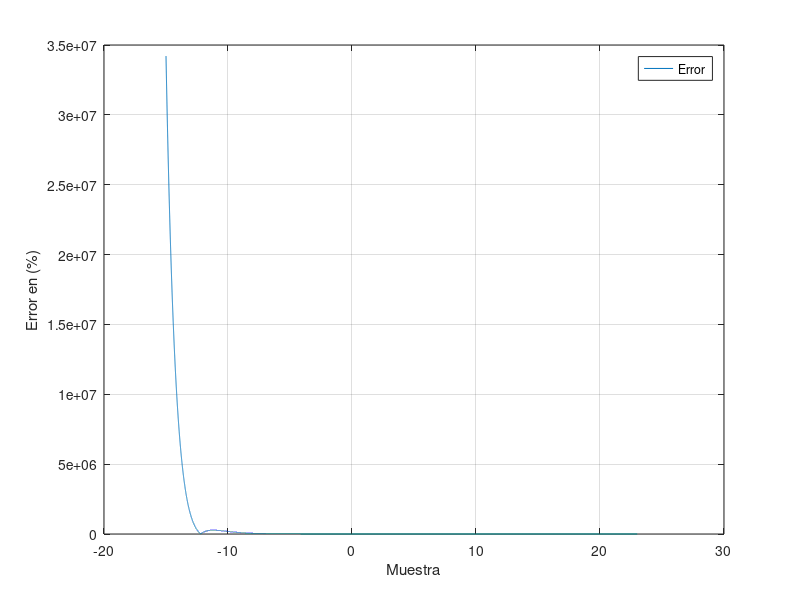

MATLAB code to generate this figure:
clear all; 
 clc;
  fprintf('Metodo de Regresion Lineal \n\n'); 
  %n=input('Numero de puntos: ');

  XX=importdata('RangoEntrada.txt');  
  YY=importdata('RangoSalida.txt'); 
  n = length(XX);
  
   for i=1:n 
      %x(1,i)=input('dame los valores de x: '); 
      x(1,i)=XX(i);
      y(1,i)=YY(i);
   end

      %for i=1:n 
      %  y(1,i)=input('dame los valores de y: '); 
     %end
    xoriginal=x;
    yoriginal=y;
 
 
    plot(x,y) 
      grid 
        xlabel('x');ylabel('y') 
          pause
         a=0; 
       for i=1:n 
     a=a+x(1,i)*y(1,i); 
       end

 b=0; 
for i=1:n 
    b=b+x(1,i)*x(1,i); 
end

  c=0; 
  for i=1:n 
      c=c+x(1,i); 
  end

       e=0; 
for i=1:n 
    e=e+y(1,i); 
end

d=0; 
   d=c/n; 
     f=0; 
       f=e/n; 
         a1=(n*a-c*e)/(n*b-c*c); 
       a0=f-a1*d;
     clc; 
  fprintf('Ecuacion con la que se encuentran los nuevos valores de y \n\n'); 
fprintf(' y = %d + %d x',a0,a1);

for i=1:n 
    y(1,i)=a0+a1*x(1,i); 
end
    fprintf('\n\nPresiona enter para ver la nueva grafica\n\n'); 
      pause
        %Grafica con los Datos Ajustados
      plot(x,y,xoriginal,yoriginal) 
      legend('DatosAjuste', 'DatosOriginales')
    grid 
  xlabel('x');ylabel('y') 
pause

largo=length(yoriginal);
for i=1:largo 
    Error(1,i)=((abs(yoriginal(1,i)-y(1,i))/abs(yoriginal(1,i)))*100);
end

fprintf('\n\nPresiona enter para ver el porcentaje de error\n\n'); 
      pause
        %Grafica con los Datos Ajustados
      plot(x,Error) 
      legend('Error')
    grid 
  xlabel('Muestra');ylabel('Error en (%)') 
pause

fd1=fopen('PorcentajeError.txt','wt');
for i=1:largo 
    fprintf(fd1,'%d\n',Error(1,i));
end
fclose(fd1);

